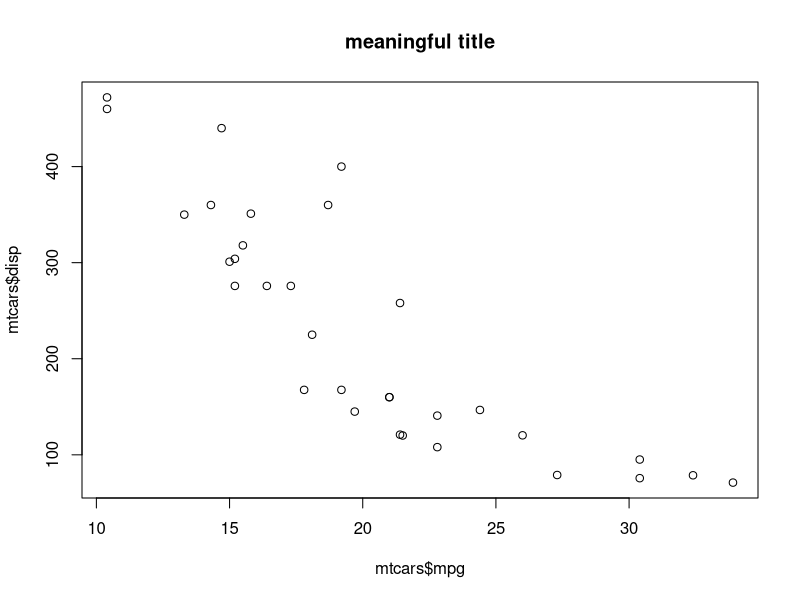

R code for this plot:
## ---- chunk 1
#| echo: false
#| label: tbl-tables
#| tbl-cap: "Cars"
data(mtcars)
library(kableExtra)
kable(head(cars))
## ---- chunk 2
#| label: fig-plot1
#| fig-cap: "Plot"
plot(mtcars$mpg, mtcars$disp, main = "meaningful title")
## ---- chunk 3
#| echo: false
2 * 2
